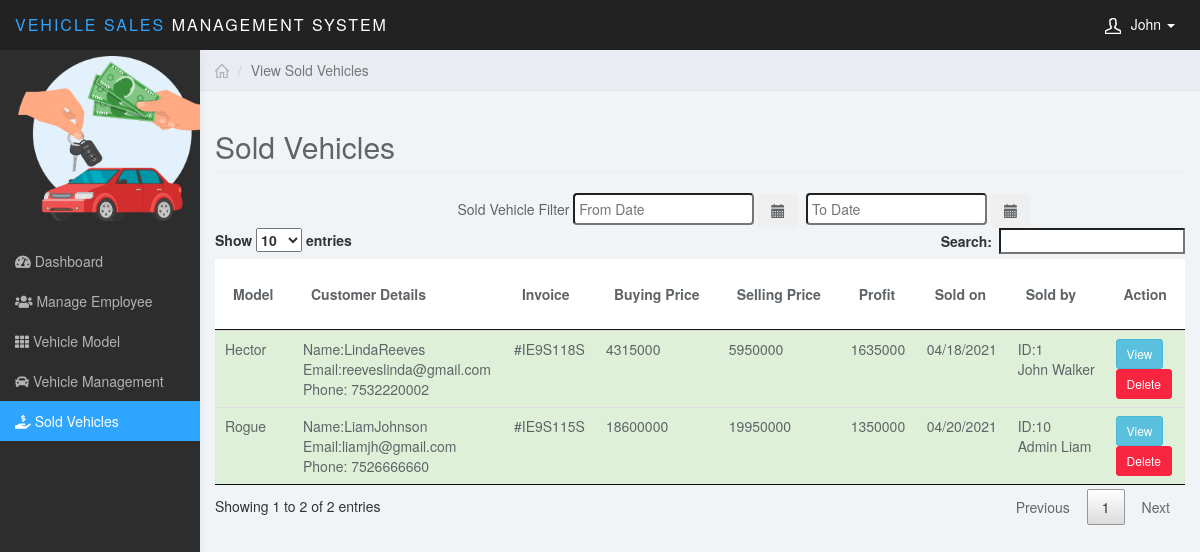
Page /sold.php (signed in) on the committed database.
### tables this page shows
CREATE TABLE `users` (
  `u_id` int(11) NOT NULL,
  `su` int(11) DEFAULT '0',
  `u_email` varchar(100) NOT NULL,
  `f_name` varchar(100) NOT NULL,
  `l_name` varchar(100) NOT NULL,
  `u_bday` date NOT NULL,
  `u_position` varchar(100) NOT NULL,
  `u_type` varchar(100) NOT NULL,
  `u_pass` varchar(100) NOT NULL,
  `u_mobile` varchar(100) NOT NULL,
  `u_gender` varchar(30) NOT NULL,
  `u_address` varchar(100) NOT NULL,
  `s_question` varchar(100) DEFAULT NULL,
  `s_ans` varchar(100) DEFAULT NULL
);

CREATE TABLE `customer` (
  `c_id` int(11) NOT NULL,
  `v_id` int(11) NOT NULL,
  `cf_name` varchar(100) NOT NULL,
  `cl_name` varchar(100) NOT NULL,
  `c_email` varchar(100) NOT NULL,
  `c_mobile` varchar(100) NOT NULL,
  `nid` varchar(100) DEFAULT NULL,
  `w_start` date NOT NULL,
  `w_end` date NOT NULL,
  `payment_type` varchar(100) NOT NULL,
  `invoice_id` varchar(100) DEFAULT NULL,
  `c_address` varchar(400) DEFAULT NULL,
  `c_pass` varchar(30) NOT NULL,
  `extra` varchar(300) DEFAULT NULL
);

CREATE TABLE `vehicle` (
  `v_id` int(11) NOT NULL,
  `manufacturer_name` varchar(100) NOT NULL,
  `model_name` varchar(100) NOT NULL,
  `category` varchar(100) NOT NULL,
  `b_price` double NOT NULL,
  `s_price` double DEFAULT NULL,
  `mileage` double NOT NULL,
  `add_date` date NOT NULL,
  `sold_date` date DEFAULT NULL,
  `status` varchar(40) NOT NULL,
  `registration_year` int(11) NOT NULL,
  `insurance_id` int(11) DEFAULT NULL,
  `gear` varchar(100) NOT NULL,
  `doors` int(11) NOT NULL,
  `seats` int(11) NOT NULL,
  `tank` float NOT NULL,
  `image` varchar(400) DEFAULT NULL,
  `e_no` varchar(40) NOT NULL,
  `c_no` varchar(40) NOT NULL,
  `u_id` int(11) DEFAULT NULL,
  `v_color` varchar(20) DEFAULT NULL
);

### sold.php (the view, shortened to what this page needs)
<?php $page='sold'; include("header.php");?>
<?php $res=mysql_query("SELECT * FROM customer JOIN vehicle ON customer.v_id=vehicle.v_id JOIN users ON vehicle.u_id=users.u_id;");
?>
<html>
<body>
 <div class="col-sm-9 col-sm-offset-3 col-lg-10 col-lg-offset-2 main">
     <div class="row">
			<ol class="breadcrumb">
				<li><a href="#"><svg class="glyph stroked home"><use xlink:href="#stroked-home"></use></svg></a></li>
				<li class="active">View Sold Vehicles</li>
			</ol>
	</div>
		<div class="row">
			<div class="col-lg-12">
				<h2 class="page-header">Sold Vehicles</h2>
			</div>
		</div>
		<div style="padding-left: 25%">
		<div style="display:inline">Sold Vehicle Filter</div>
			<div class="input-append date datepicker divDatePicker inline" id="datepicker" style="margin:0px;padding:0px;display:inline">
			<input type="text" class="datepicker input-small validation rightBorderNone otherTabs" id="fromDate" name="displayDate" placeholder="From Date" />
			<button class="btn leftBorderNone" type="button"><i class="glyphicon glyphicon-calendar"></i></button>
			</div>
		<div class="input-append date datepicker divDatePicker inline" id="datepicker" style="margin:0px;padding:0px;padding-left:4px;;display:inline">
        <input type="text" placeholder="To Date" class="datepicker input-small validation rightBorderNone otherTabs" id="toDate" name="displayDate" />
        <button class="btn leftBorderNone" type="button"><i class="glyphicon glyphicon-calendar"></i></button>
		</div>
		</div>
		 <table id="example" class="table table-striped table-hover" cellspacing="0" width="100%">
        <thead>
             <tr>
                <th>Model</th>
				<th>Customer Details</th>
                <th>Invoice</th>
                <th>Buying Price</th>
				<th>Selling Price</th>
              	<th>Profit</th>
                <th>Sold on</th>
				<th>Sold by</th>
                <th>Action</th>
            </tr>
        </thead>
        <tbody>
             <?php
            while ($vehicle = mysql_fetch_assoc($res)) { ?>
                <tr class="success">
                <td><?php echo $vehicle['model_name']; ?></td>
				<td><?php echo "Name:",$vehicle['cf_name'], "",$vehicle['cl_name'],"<br>Email:",$vehicle['c_email'],"<br>Phone: ",$vehicle['c_mobile']; ?></td>
                <td><?php echo $vehicle['invoice_id']; ?></td>
				<td><?php echo $vehicle['b_price']; ?></td>
				<td><?php echo $vehicle['s_price']?></td>
				<td><?php echo $vehicle['s_price']-$vehicle['b_price']; ?></td>
                <td><?php $date = new DateTime($vehicle['sold_date']); echo $date->format('m/d/Y'); ?></td>
                <td><?php echo "ID:",$vehicle['u_id'],"<br> ",$vehicle['f_name']," ",$vehicle['l_name']; ?></td>
                <td width=50px>
                    <a data-toggle="modal" data-target="#myModal" href="Actions.php?action=vs_view&id=<?php echo $vehicle['v_id']; ?>" class="btn btn-info btn-sm" >View</a>
                    <a onclick="return confirm('All records will be deleted & Vehicle will be unsold!!, continue?')" href="Actions.php?action=vs_delete&id=<?php echo $vehicle['v_id']; ?>" class="btn btn-danger btn-sm" <?php if($userRow['u_type']!="Admin"){echo 'style="display:none"';} ?>  >Delete</a>
				</td>
            </tr>
            <?php } ?>
        </tbody>
    </table>
	 </div>
</body>
</html>

### header.php (shortened to what this page needs)
<?php
$res=mysql_query("SELECT * FROM users WHERE u_id=".$_SESSION['user']);
$userRow=mysql_fetch_array($res);
?>
<!DOCTYPE html>
<html>
<head>
<link href="css/bootstrap.min.css" rel="stylesheet">
<link href="css/datepicker3.css" rel="stylesheet">
<link href="css/styles.css" rel="stylesheet">
<link href="scripts/jtable/themes/lightcolor/blue/jtable.css" rel="stylesheet" type="text/css" />
<link href="css/jquery.dataTables.min.css" rel="stylesheet" type="text/css" />
<link rel="stylesheet" href="https://pro.fontawesome.com/releases/v5.10.0/css/all.css"/>
<link href="css/custom.css" rel="stylesheet">
</head>
<body>
	<nav class="navbar navbar-inverse navbar-fixed-top" role="navigation">
		<div class="container-fluid">
			<div class="navbar-header">
				<a class="navbar-brand" href="dashboard.php"><span> Vehicle Sales</span> Management System</a>
				<ul class="user-menu">
					<li class="dropdown pull-right">
						<a href="#" class="dropdown-toggle" data-toggle="dropdown"><svg class="glyph stroked male-user"><use xlink:href="#stroked-male-user"></use></svg><?php echo $userRow['f_name']; ?> <span class="caret"></span></a>
					</li>
				</ul>
			</div>
		</div>
	</nav>
	<div id="sidebar-collapse" class="col-sm-3 col-lg-2 sidebar">
		<div>
		<a class="nav menu" href="#">
                    <img src="img/lg3.png" alt="" height="165" width="190" style="margin-left: 9%; margin-top: 3%; "></a>
		<br></div>
		<ul class="nav menu side-nav">
			<li class="<?php if($page=='dash'){ echo 'active'; }?>"><a href="index.php"><i class="fas fa-tachometer-alt"></i> Dashboard</a></li>
			<?php
		if($userRow['u_type']=="Admin")
			if($page=='emp'){
				echo '<li class="active"><a href="manage_employee.php"><i class="fas fa-users"></i> Manage Employee</a></li>';
			} else {
				echo '<li><a href="manage_employee.php"><i class="fas fa-users"></i> Manage Employee</a></li>';
			}
		?>
			<li class="<?php if($page=='model'){ echo 'active'; }?>"><a href="model.php"><i class="fas fa-th"></i> Vehicle Model</a></li>
			<li class="<?php if($page=='vehicles'){ echo 'active'; }?>"><a href="vehicles.php"><i class="fas fa-car"></i> Vehicle Management</a></li>
			<li class="<?php if($page=='sold'){ echo 'active'; }?>"><a href="sold.php"><i class="fas fa-hand-holding-usd"></i> Sold Vehicles</a></li>
		</ul>
	</div>
</body>
</html>

### css/datepicker3.css (style rules this page uses)
.datepicker { padding: 4px; border-radius: 4px; direction: ltr; }

### css/styles.css (style rules this page uses)
body { background: #f1f4f7; padding-top: 50px; color: #5f6468; }
a, a:hover, a:focus { color: #b3b3b3; }
h1, h2, h3, h4, h5, h6 { color: #5f6468; }
h2 { font-weight: 300; margin-bottom: 20px; }
.navbar-header .navbar-brand { color: #fff; font-size: 16px; text-transform: uppercase; font-weight: 500; letter-spacing: 2px; }
.navbar-header .navbar-brand span { color: #30a5ff; }
.btn-danger, .btn-danger:hover, .btn-danger:focus, .btn-danger:active, .btn-danger.active, .open > .dropdown-toggle.btn-danger, .btn-danger.disabled, .btn-danger[disabled], fieldset[disabled] .btn-danger, .btn-danger.disabled:hover, .btn-danger[disabled]:hover, fieldset[disabled] .btn-danger:hover, .btn-danger.disabled:focus, .btn-danger[disabled]:focus, fieldset[disabled] .btn-danger:focus, .btn-danger.disabled:active, .btn-danger[disabled]:active, fieldset[disabled] .btn-danger:active, .btn-danger.disabled.active, .btn-danger[disabled].active, fieldset[disabled] .btn-danger.active { background-color: #f9243f; border-color: #f9243f; }
.navbar { border: 0; }
.user-menu { display: inline-block; margin-top: 14px; margin-right: 10px; float: right; list-style: none; padding: 0; }
.user-menu a { color: #fff; }
.sidebar { display: block; background-color: #fff; padding: 0; display: none; }
@media (min-width: 768px) { .sidebar { display: block; position: fixed; top: 50px; bottom: 0; left: 0; z-index: 1000; display: block; margin: 0; padding: 0; overflow-x: hidden; overflow-y: auto; background-color: #fff; box-shadow: 1px 0px 10px rgba(0, 0, 0, 0.05); } }
@media (min-width: 768px) { .navbar-header { width: 100%; } }
.sidebar ul.nav .active a, .sidebar ul.nav li.parent a.active, .sidebar ul.nav .active > a:hover, .sidebar ul.nav li.parent a.active:hover, .sidebar ul.nav .active > a:focus, .sidebar ul.nav li.parent a.active:focus { color: #fff; background-color: #30a5ff; }
.breadcrumb { border-radius: 0; padding: 10px 15px; background: #e9ecf2; box-shadow: 0 1px 1px rgba(0, 0, 0, 0.05); margin: 0; }
.table { background: #fff; }
.table > thead > tr > th { border-bottom: 1px solid #e6e7e8; vertical-align: middle; height: 50px; }
.sidebar .glyph, .user-menu .glyph { height: 16px; width: 16px; margin: 0 10px 0 0; stroke-width: 3px; }
.user-menu .glyph { stroke-width: 4px; }
.breadcrumb .glyph { height: 14px; width: 14px; margin: -2px 0 0 0; stroke-width: 4px; }

### css/custom.css (style rules this page uses)
@media (min-width: 768px) { .sidebar { display: block; position: fixed; top: 50px; bottom: 0; left: 0; z-index: 1000; display: block; margin: 0; padding: 0; overflow-x: hidden; overflow-y: auto; background-color: #2D2D2D!important; box-shadow: 1px 0px 10px rgba(0, 0, 0, .05); } }
@media (min-width: 768px) { .navbar-header { width: 100%; } }

### rows in the picture
users: f_name "John"
customer: v.model_name "Rogue", cf_name "Liam", cl_name "Johnson", c_email "liamjh@gmail.com", c_mobile "7526666660", invoice "#IE9S115S", v.b_price "18600000", v.s_price "19950000", $vehicle['s_price']-$vehicle['b_price'] "1350000", v.sold_date "04/20/2021", users.u_id "10", users.f_name "Admin", users.l_name "Liam"
customer: v.model_name "Hector", cf_name "Linda", cl_name "Reeves", c_email "reeveslinda@gmail.com", c_mobile "7532220002", invoice "#IE9S118S", v.b_price "4315000", v.s_price "5950000", $vehicle['s_price']-$vehicle['b_price'] "1635000", v.sold_date "04/18/2021", users.u_id "1", users.f_name "John", users.l_name "Walker"
